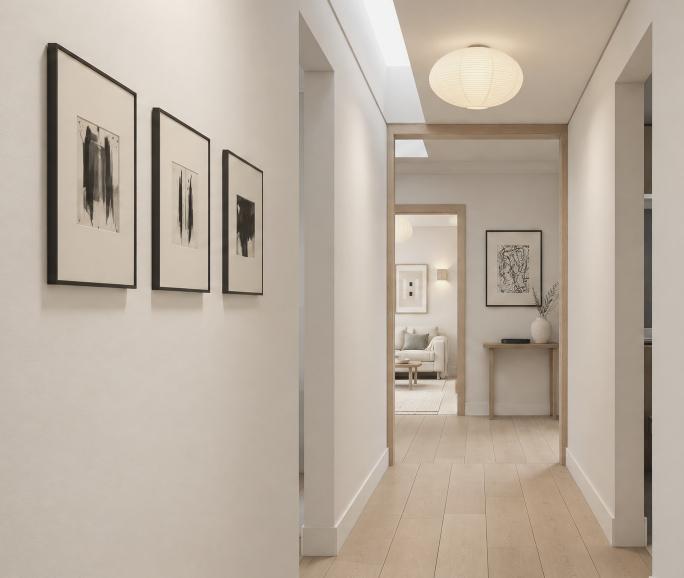
#> input picture assets/renders/house-nordic-v7-2026-11-02/refs/c0-v7-gallery-vista-crop.jpg, 1368 x 1155 px, given in place of src.jpeg, which was not available (shown at 1/2 size)
$ python refs_v7.py
#> lines starting #> are read from the running program, lines starting #| are printed output that depends on the picture; after the words box and inside, x2 and y2 are one past the last pixel; in counts of white or black regions, pixels touching at a corner belong together
#> in main, im is the input picture: PIL image 1368x1155 RGB; mean R, G, B 185.3, 173.1, 159.5
#!/usr/bin/env python3
"""
v7 references (render-agent, 2026-11-02). The ordered reference list of every v7 frame, as its prompt header names it
(assets/prompts/recipe-v5.nordic/<frame>-v7.txt, "References after the clay"), resolved to var2 URLs:
  - refs already prepared and uploaded in Phase B are reused from assets/renders/house-nordic-2026-10-25/refs/index.json (same crop);
  - the 6 new supplier images are downloaded (curl, into the scratchpad), cropped to the product (Phase B crop_product), saved here
    under refs/, and uploaded separately (var2 request_upload + PUT, put_ref.py);
  - the frame references (the sofa crop of the M0 clay, the M0 / H0 / D1 / B1 v7 crops) are filled in after those renders.
usage_rights is "unclear" on every card: internal render references only.
  python3 -I refs_v7.py           (writes refs/index-v7.json)
"""
import hashlib, io, json, os, subprocess, sys
import numpy as np
from PIL import Image
HERE = os.path.dirname(os.path.abspath(__file__))
REPO = os.path.abspath(os.path.join(HERE, "..", "..", ".."))
PB = os.path.join(REPO, "assets", "renders", "house-nordic-2026-10-25", "refs", "index.json")
DL = "/tmp/claude-0/-home-user-homedesign-app/1b393486-20a3-508a-a0b0-d78a98b7d2b6/scratchpad/dl-v7"
OUTJ = os.path.join(HERE, "refs", "index-v7.json")
NEW = {
    "cube": ("https://oss-cf.cjdropshipping.com/product/2025/09/29/07/4a5d60a0-dbb3-45ef-b088-e573776da8ff_trans.jpeg", "travertine cube 12 (m0-v7 ref 5; one cube)"),
    "lantern50": ("https://oss-cf.cjdropshipping.com/product/2025/07/16/10/c4df701a-6ab2-46a2-a97e-1ca25b5f52dd_trans.jpeg", "silk pumpkin lantern 50 (d1-v7 ref 1)"),
    "styleA": ("https://ae01.alicdn.com/kf/Sfd7516861e3a4b26a9c7bdc3662641e7V.jpg", "slotted wood paper towel stand, Style A (d2-v7 ref 6)"),
    "linen_white": ("https://oss-cf.cjdropshipping.com/product/2026/03/11/09/aa270f9e-1c8d-48cf-8921-02329dd7b103.jpg", "washed linen set, White (k-boy-v7 ref 2)"),
    "bear": ("https://ae01.alicdn.com/kf/S82f97d2fbec243c3b324a947c067afe5i.jpg", "063285 bear SKU (k-boy-v7 ref 5)"),
    "linen_natural": ("https://oss-cf.cjdropshipping.com/product/2026/03/11/09/8c48234d-61d5-4c20-b60e-3eb48a01a47d.jpg", "washed linen set, Natural Linen (k-girl-v7 ref 3)"),
}


def crop_product(im, pad=0.08):
#> called with pad = 0.08
    im = im.convert("RGB")
    a = np.asarray(im).astype(float)
    bg = np.median(np.concatenate([a[0], a[-1], a[:, 0], a[:, -1]]), axis=0)
#> bg = [193, 183, 173]
    m = np.abs(a - bg).sum(2) > 40
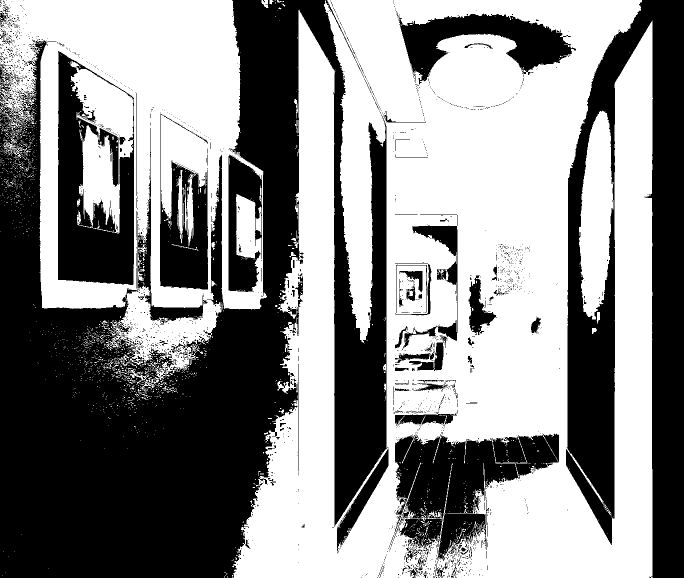
#> m: shape (1155, 1368) bool (shown at 1/2 size); 53.8% white; 2067 black regions (1937 under 20 px), largest, box (x1, y1, x2, y2) and area: (0, 0, 777, 1155) 424235, (1132, 0, 1368, 1155) 134672, (789, 867, 1118, 1122) 42682
    if m.mean() < 0.01 or m.mean() > 0.97:
        return im
    ys, xs = np.nonzero(m)
    y0, y1, x0, x1 = ys.min(), ys.max() + 1, xs.min(), xs.max() + 1
#> y0 = 0; y1 = 1155; x0 = 0; x1 = 1306
    cx, cy = (x0 + x1) / 2, (y0 + y1) / 2
#> cx = 653; cy = 577.5
    side = min(max(x1 - x0, y1 - y0) * (1 + 2 * pad), max(im.size))
#> side = 1368
    bx0, by0 = int(max(0, cx - side / 2)), int(max(0, cy - side / 2))
#> bx0 = 0; by0 = 0
    bx1, by1 = int(min(im.size[0], cx + side / 2)), int(min(im.size[1], cy + side / 2))
#> bx1 = 1337; by1 = 1155
    return im.crop((bx0, by0, bx1, by1))
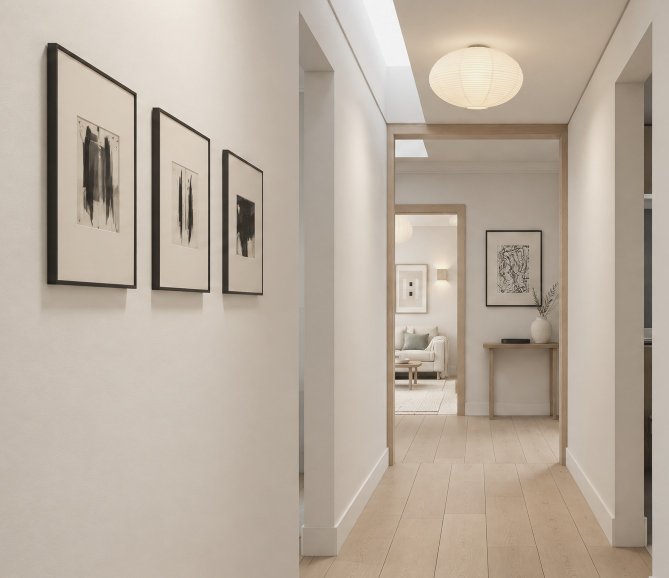
#> returned value: PIL image 1337x1155 RGB (shown at 1/2 size); mean R, G, B 185, 172.8, 159.1


def main():
    os.makedirs(DL, exist_ok=True)
    idx = json.load(open(OUTJ)) if os.path.exists(OUTJ) else {"new": {}, "frames": {}}
    for k, (url, note) in NEW.items():
        if k in idx["new"] and idx["new"][k].get("file"):
            continue
        d = os.path.join(DL, k)
        os.makedirs(d, exist_ok=True)
        raw = os.path.join(d, "src" + os.path.splitext(url)[1])
        r = subprocess.run(["curl", "-sS", "-L", "--max-time", "60", "-o", raw, url], capture_output=True, text=True)
        try:
            im = Image.open(raw)
            im.load()
        except Exception as e:  # noqa: BLE001
            idx["new"][k] = dict(src=url, note=note, error=f"download/open failed: {r.stderr.strip()[:200]} {e}")
            print("MISSING", k, url)
            continue
        crop = crop_product(im)
        crop.thumbnail((1024, 1024), Image.LANCZOS)
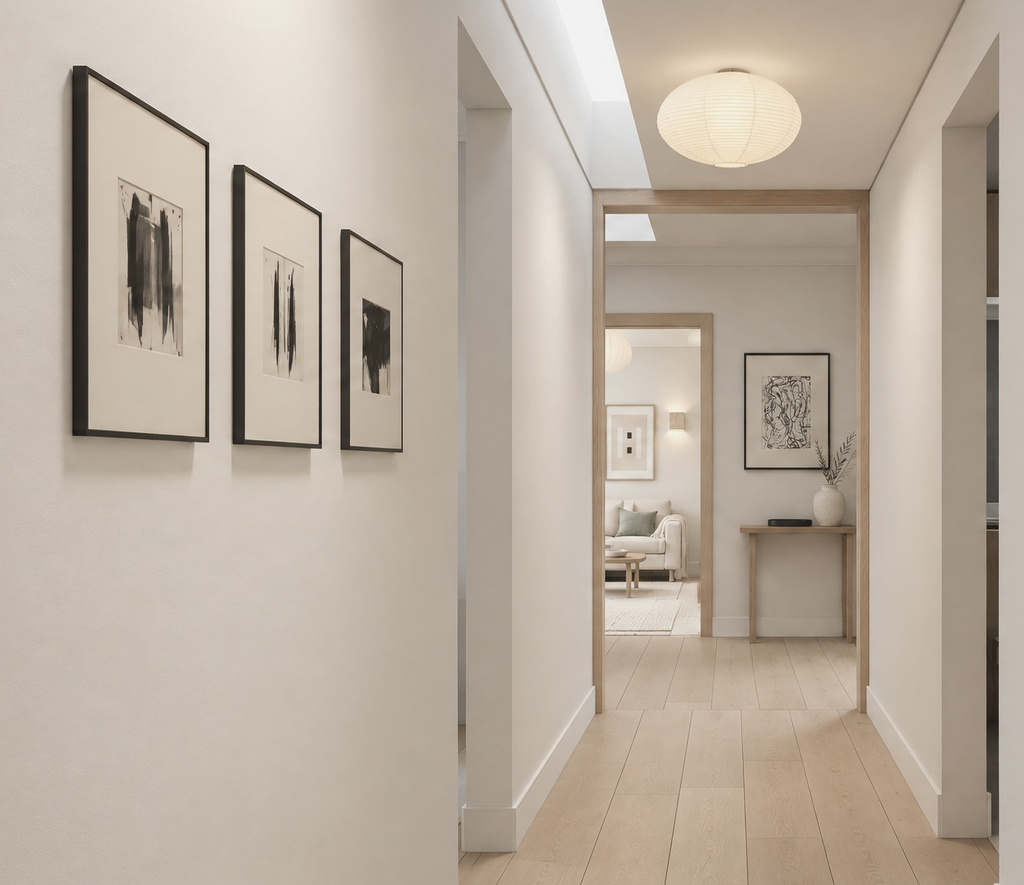
#> crop: PIL image 1024x885 RGB; mean R, G, B 185, 172.8, 159.1
        out = os.path.join(HERE, "refs", f"{k}.jpg")
        crop.save(out, quality=90)
        idx["new"][k] = dict(src=url, note=note, file=os.path.relpath(out, REPO), source_size=list(im.size), crop_size=list(crop.size),
                             sha256=hashlib.sha256(open(out, "rb").read()).hexdigest(), var2_url=None,
                             usage="internal render reference only (usage_rights unclear on every card)")
        print("new", k, im.size, "->", crop.size)
#| new cube (1368, 1155) -> (1024, 885)
#> pass 2 of the loop in main, `for k, (url, note) in NEW.items():`:
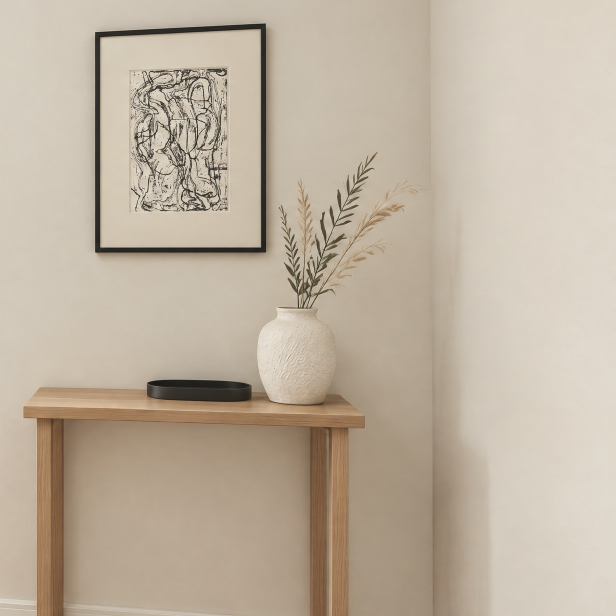
#> input picture assets/renders/house-nordic-v7-2026-11-02/refs/h0-v7-crop-for-c0.jpg, 1232 x 1232 px, given in place of src.jpeg, which was not available (shown at 1/2 size)
#> in main, im is the input picture: PIL image 1232x1232 RGB; mean R, G, B 190.8, 177.6, 160.2
#> a: shape (1232, 1232, 3) float64
#> bg = [210, 201, 187]
#> in crop_product (call 2), `m = np.abs(a - bg).sum(2) > 40`:
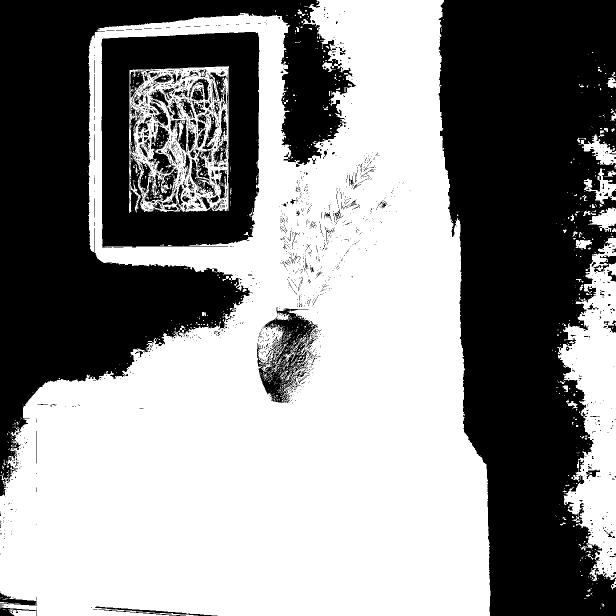
#> m: shape (1232, 1232) bool (shown at 1/2 size); 55.3% white; 2081 black regions (1905 under 20 px), largest, box (x1, y1, x2, y2) and area: (877, 0, 1232, 1232) 324694, (0, 0, 712, 992) 235670, (203, 64, 519, 495) 75696
#> y1 = 1232
#> cx = 616
#> side = 1232
#> crop: PIL image 1024x1024 RGB
#| new lantern50 (1232, 1232) -> (1024, 1024)
    json.dump(idx, open(OUTJ, "w"), indent=1, ensure_ascii=False)


if __name__ == "__main__":
    main()
